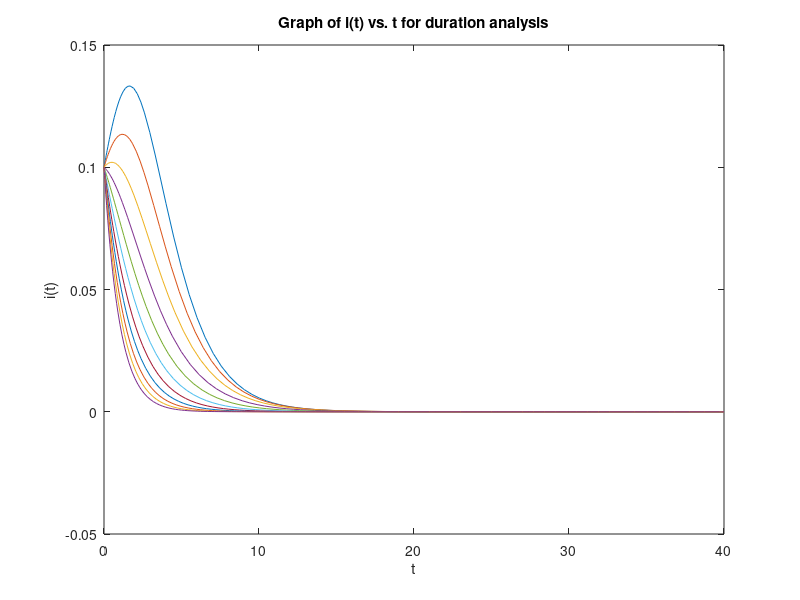

MATLAB code for this plot:
ro = 1.5;
p = 0;
while p < 1
    f = @(t,y) [-1 *ro * y(1) * y(2); (ro * y(1) * y(2)) - y(2); y(2)]
    [t,ya] = ode45(f,[0 40],[(1-p)*.9 .1 p*.9]);
    plot(t,ya(:,2))
    title('Graph of i(t) vs. t for duration analysis')
    xlabel('t'), ylabel('i(t)')
    hold on
    p = p + 0.1; %increments p for the next itteration
end